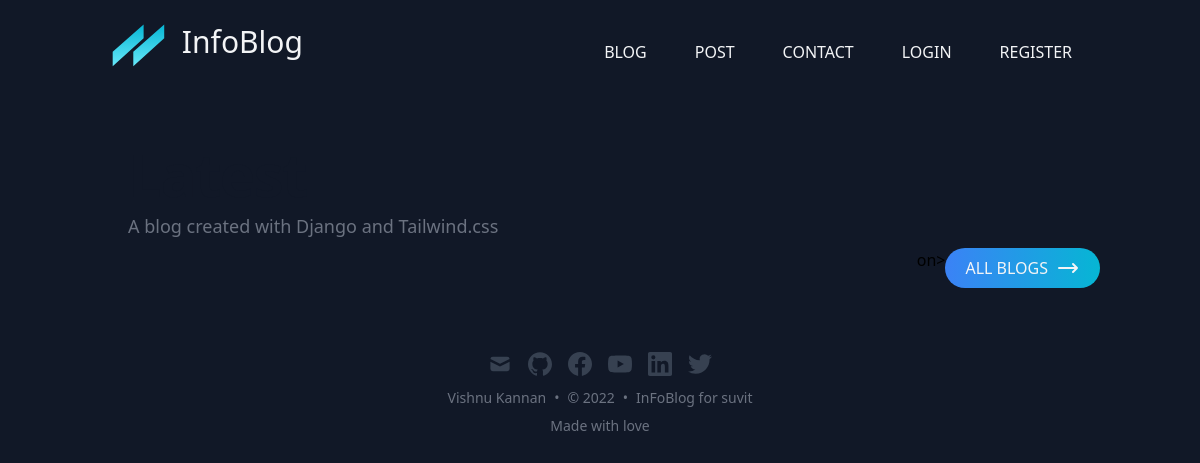
The app's page /, older data.
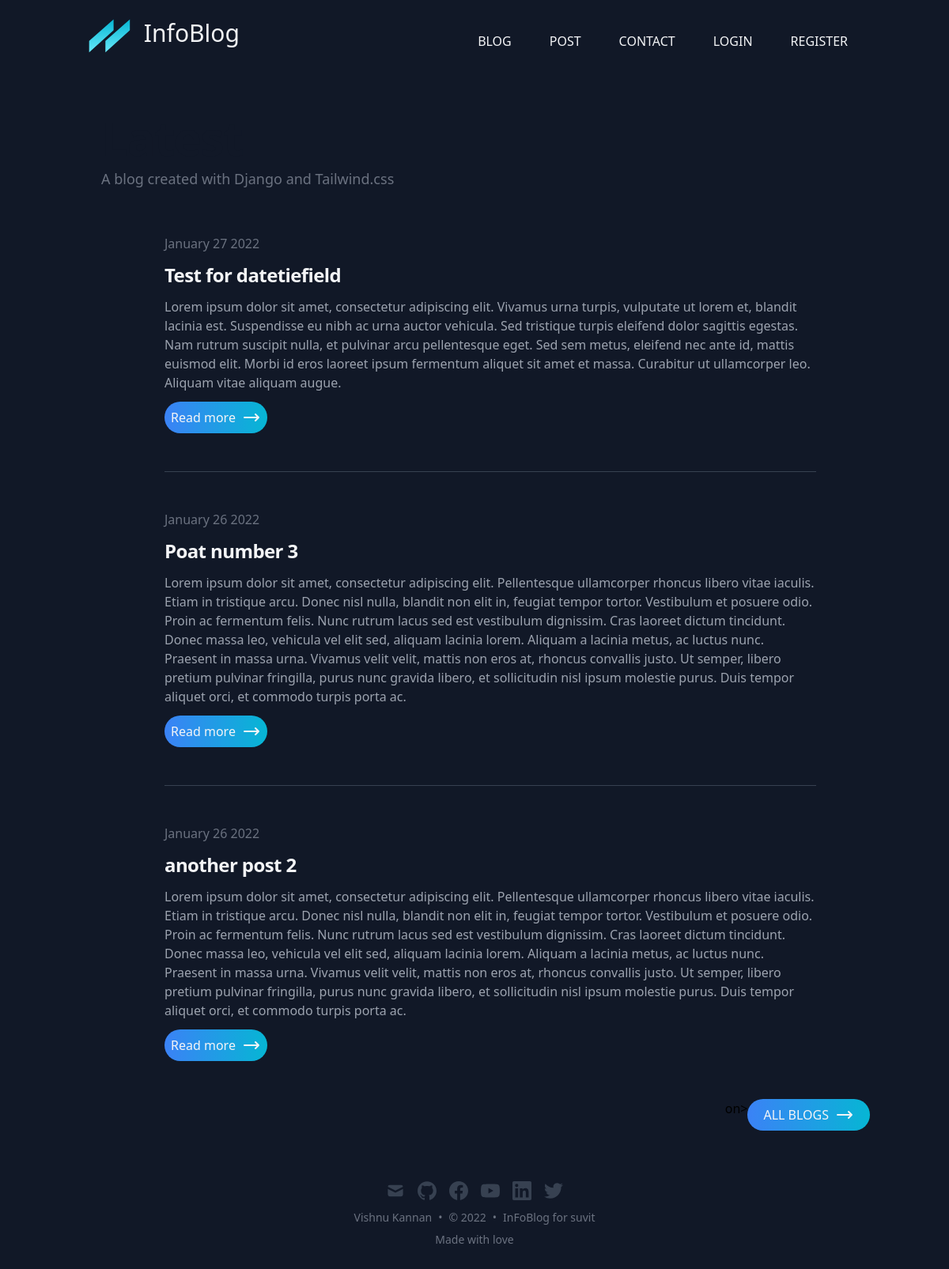
The same page, newer data.
### core/models.py (models this page shows, shortened)
class Post(models.Model):
    STATUS_CHOICE = (
        ('draft', 'Draft'),
        ('published', 'Published'),
    )
    title = models.CharField(max_length=255)
    slug = models.SlugField(max_length=255, unique_for_date='publish')
    author = models.ForeignKey(User, on_delete=models.CASCADE)
    coverpic = models.ImageField(upload_to='post', blank=True)
    body = models.TextField()
    publish = models.DateTimeField(default=timezone.now)
    date = models.CharField(max_length=255, blank=True)
    created_at = models.DateTimeField(auto_now_add=True)
    updated_at = models.DateTimeField(auto_now=True)
    status = models.CharField(choices=STATUS_CHOICE, max_length=10, default='draft')
    class Meta:
        ordering = ('-publish'),

### core/views.py (the view)
# urls.py: path('', index),
def index(request):
    posts = Post.objects.all()[:5]
    context = {
        'posts':posts
    }
    return render(request, 'index.html', context)

### templates/index.html (shortened to what this page needs)
{% extends 'main.html' %}
{% block content %}
<h1
  class="text-3xl font-bold leading-9 tracking-tight text-gray-900 dark:text-gray-100 sm:text-4xl sm:leading-10 md:text-6xl md:leading-14"
>
</h1>
<p class="text-lg my-2 leading-7 text-gray-500 dark:text-gray-400">
  A blog created with Django and Tailwind.css
</p>
{% include 'partials/post.html' %}
<div class="flex justify-end mr-3">on>
  <a href="{% url 'core:blog' %}">
    <button class="text-gray-100 bg-gradient-to-r from-blue-500 to-cyan-500  rounded-full p-2 px-5 flex uppercase">All blogs
  </a>
      <span><svg xmlns="http://www.w3.org/2000/svg" class="h-6 w-6 ml-2" fill="none" viewBox="0 0 24 24" stroke="currentColor">
          <path stroke-linecap="round" stroke-linejoin="round" stroke-width="2" d="M17 8l4 4m0 0l-4 4m4-4H3" />
        </svg></span>
</div>
{% endblock content %}

### templates/partials/post.html (shortened to what this page needs)
<ul class="divide-y divide-gray-700 w-full mx-auto md:px-20">
    {% for post in posts %}
      {% if post.status == 'published' %}
      <li class="py-12">
      <article>
          <dl>
              <dd class="text-base font-medium leading-6 text-gray-500 text-gray-400">
                  <time datetime="2021-08-07T15:32:14.000Z">{{ post.date }}</time>
              </dd>
          </dl>
          <h2 class="text-2xl font-bold leading-8 tracking-tight my-3">
              <a class="text-gray-100" href="#">{{ post.title }}</a>
          </h2>
          <div class="prose max-w-none text-gray-400 my-3">{{ post.body }}</div>
          <a href="/blog/{{post.slug}}">
            <button class="text-gray-100 bg-gradient-to-r from-blue-500 to-cyan-500  rounded-full p-2 flex">Read more
              <span><svg xmlns="http://www.w3.org/2000/svg" class="h-6 w-6 ml-2" fill="none" viewBox="0 0 24 24" stroke="currentColor">
                  <path stroke-linecap="round" stroke-linejoin="round" stroke-width="2" d="M17 8l4 4m0 0l-4 4m4-4H3" />
                </svg></span>
          </button>
        </a>
      </article>
    </li>
    {% endif %}
    {% endfor %}
  </ul>

Row changes from the older to the newer data that the page shows:
added Post: date "January 27 2022", title "Test for datetiefield", body "Lorem ipsum dolor sit amet, consectetur adipiscing elit. Vivamus urna turpis, vulputate ut lorem et, blandit lacinia est. Suspendisse eu nibh ac urna auctor vehicula. Sed tristique turpis eleifend dolor sagittis egestas. Nam rutrum suscipit nulla, et pulvinar arcu pellentesque eget. Sed sem metus, eleifend nec ante id, mattis euismod elit. Morbi id eros laoreet ipsum fermentum aliquet sit amet et massa. Curabitur ut ullamcorper leo. Aliquam vitae aliquam augue."
now on this page (row edited): Post: date "January 26 2022", title "Poat number 3", body "Lorem ipsum dolor sit amet, consectetur adipiscing elit. Pellentesque ullamcorper rhoncus libero vitae iaculis. Etiam in tristique arcu. Donec nisl nulla, blandit non elit in, feugiat tempor tortor. Vestibulum et posuere odio. Proin ac fermentum felis. Nunc rutrum lacus sed est vestibulum dignissim. Cras laoreet dictum tincidunt. Donec massa leo, vehicula vel elit sed, aliquam lacinia lorem. Aliquam a lacinia metus, ac luctus nunc. Praesent in massa urna. Vivamus velit velit, mattis non eros at, rhoncus convallis justo. Ut semper, libero pretium pulvinar fringilla, purus nunc gravida libero, et sollicitudin nisl ipsum molestie purus. Duis tempor aliquet orci, et commodo turpis porta ac."
now on this page (row edited): Post: date "January 26 2022", title "another post 2", body "Lorem ipsum dolor sit amet, consectetur adipiscing elit. Pellentesque ullamcorper rhoncus libero vitae iaculis. Etiam in tristique arcu. Donec nisl nulla, blandit non elit in, feugiat tempor tortor. Vestibulum et posuere odio. Proin ac fermentum felis. Nunc rutrum lacus sed est vestibulum dignissim. Cras laoreet dictum tincidunt. Donec massa leo, vehicula vel elit sed, aliquam lacinia lorem. Aliquam a lacinia metus, ac luctus nunc. Praesent in massa urna. Vivamus velit velit, mattis non eros at, rhoncus convallis justo. Ut semper, libero pretium pulvinar fringilla, purus nunc gravida libero, et sollicitudin nisl ipsum molestie purus. Duis tempor aliquet orci, et commodo turpis porta ac."
